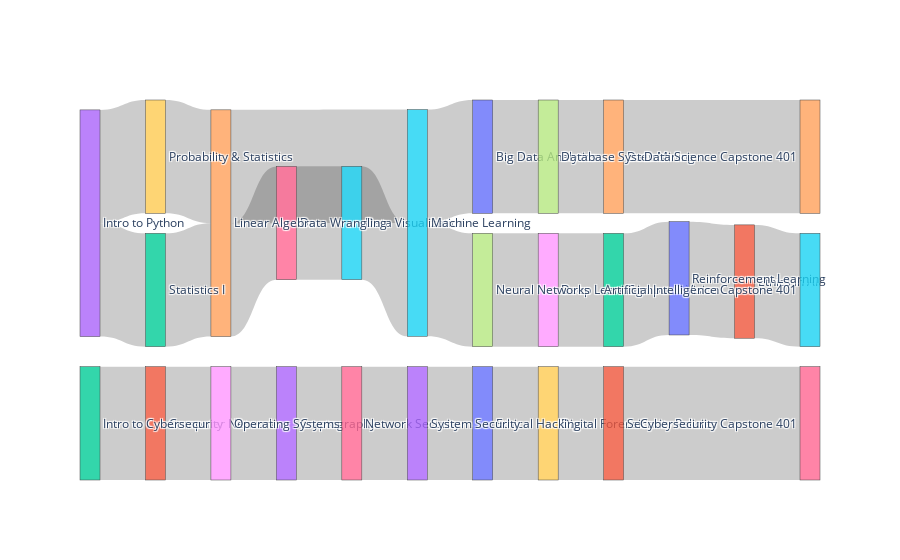

The cell this chart's notebook holds for it:
### Markdown cell above
3. The Sankey Diagram

### Code cell
first_courses = transition_count_df['First Course'].tolist()
next_courses = transition_count_df['Next Course'].tolist()

all_courses = []
for course in first_courses + next_courses:
    if course not in all_courses:
        all_courses.append(course)

label_to_index = {}
i = 0
for course in all_courses:
    label_to_index[course] = i
    i += 1


transition_count_df['first_index'] = transition_count_df['First Course'].map(label_to_index)
transition_count_df['next_index'] = transition_count_df['Next Course'].map(label_to_index)

#sankey
import plotly.graph_objects as go

fig = go.Figure(data=[go.Sankey(
    node=dict(label=list(label_to_index.keys())),
    link=dict(
        source=transition_count_df['first_index'],
        target=transition_count_df['next_index'],
        value=transition_count_df['Count']
    )
)])

fig.show()
transition_count_df

### Figure 1 — Plotly figure (JSON) as saved in the notebook; plotly's stock layout.template omitted (floating-point values rounded to 4 significant figures)
{"data": [{"link": {"source": [0, 1, 2, 3, 4, 5, 6, 7, 8, 9, 10, 11, 12, 13, 13, 14, 14, 15, 15, 16, 17, 18, 19, 20, 21, 22, 23], "target": [7, 18, 20, 16, 24, 15, 5, 4, 2, 21, 9, 25, 1, 19, 22, 6, 15, 0, 17, 23, 8, 3, 14, 11, 26, 14, 10], "value": [40, 40, 40, 40, 40, 40, 40, 40, 40, 40, 40, 40, 40, 40, 40, 40, 40, 40, 40, 40, 40, 40, 40, 40, 40, 40, 40]}, "node": {"label": ["Big Data Analytics", "Computer Networks", "Computer Vision", "Cryptography", "Data Mining", "Data Visualization", "Data Wrangling", "Database Systems", "Deep Learning", "Digital Forensics", "Ethical Hacking", "Ethics in AI", "Intro to Cybersecurity", "Intro to Python", "Linear Algebra", "Machine Learning", "Network Security", "Neural Networks", "Operating Systems", "Probability & Statistics", "Reinforcement Learning", "Security Policies", "Statistics I", "System Security", "Data Science Capstone 401", "Artificial Intelligence Capstone 401", "Cybersecurity Capstone 401"]}, "type": "sankey"}], "layout": {}}
